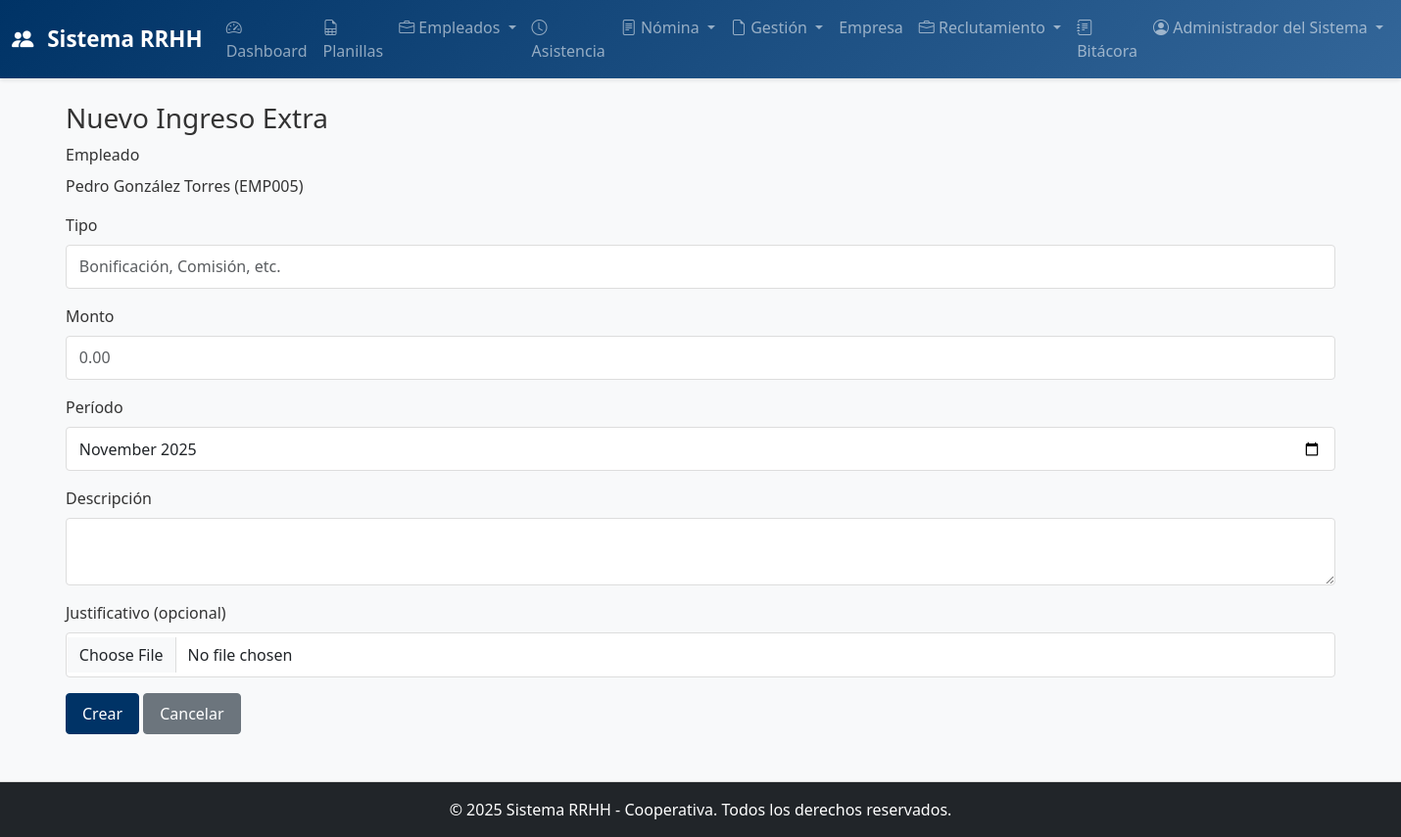
Page /rrhh/ingresos-extras/create?empleado_id=5 (signed in) on the committed database.
### app/models.py (models this page shows, shortened)
class Usuario(UserMixin, db.Model):
    __tablename__ = 'usuarios'
    id = db.Column(db.Integer, primary_key=True)
    nombre_usuario = db.Column(db.String(80), unique=True, nullable=False)
    email = db.Column(db.String(120), unique=True, nullable=False)
    password_hash = db.Column(db.String(255), nullable=False)
    nombre_completo = db.Column(db.String(120), nullable=False)
    rol = db.Column(db.Enum(RoleEnum), default=RoleEnum.ASISTENTE_RRHH, nullable=False)
    activo = db.Column(db.Boolean, default=True)
    fecha_creacion = db.Column(db.DateTime, default=datetime.utcnow)
    ultimo_login = db.Column(db.DateTime)
    bitacoras = db.relationship('Bitacora', backref='usuario', lazy=True, cascade='all, delete-orphan')

class Empleado(db.Model):
    __tablename__ = 'empleados'
    id = db.Column(db.Integer, primary_key=True)
    codigo = db.Column(db.String(20), unique=True, nullable=False, index=True)
    nombre = db.Column(db.String(80), nullable=False)
    apellido = db.Column(db.String(80), nullable=False)
    ci = db.Column(db.String(20), unique=True, nullable=False)
    email = db.Column(db.String(120), unique=True)
    telefono = db.Column(db.String(20))
    cargo_id = db.Column(db.Integer, db.ForeignKey('cargos.id'), nullable=False)
    salario_base = db.Column(db.Numeric(12, 2), nullable=False)
    fecha_ingreso = db.Column(db.Date, nullable=False)
    fecha_retiro = db.Column(db.Date)
    estado = db.Column(db.Enum(EstadoEmpleadoEnum), default=EstadoEmpleadoEnum.ACTIVO)
    fecha_nacimiento = db.Column(db.Date)
    sexo = db.Column(db.String(1))  # M/F
    direccion = db.Column(db.String(255))
    fecha_creacion = db.Column(db.DateTime, default=datetime.utcnow)
    fecha_actualizacion = db.Column(db.DateTime, default=datetime.utcnow, onupdate=datetime.utcnow)
    asistencias = db.relationship('Asistencia', backref='empleado', lazy=True, cascade='all, delete-orphan')
    asistencia_eventos = db.relationship('AsistenciaEvento', backref='empleado', lazy=True, cascade='all, delete-orphan')
    permisos = db.relationship('Permiso', backref='empleado', lazy=True, cascade='all, delete-orphan')
    sanciones = db.relationship('Sancion', backref='empleado', lazy=True, cascade='all, delete-orphan')
    contratos = db.relationship('Contrato', backref='empleado', lazy=True, cascade='all, delete-orphan')
    ingresos_extras = db.relationship('IngresoExtra', backref='empleado', lazy=True, cascade='all, delete-orphan')
    descuentos = db.relationship('Descuento', backref='empleado', lazy=True, cascade='all, delete-orphan')
    liquidaciones = db.relationship('Liquidacion', backref='empleado', lazy=True, cascade='all, delete-orphan')
    vacaciones = db.relationship('Vacacion', backref='empleado', lazy=True, cascade='all, delete-orphan')
    anticipos = db.relationship('Anticipo', backref='empleado', lazy=True, cascade='all, delete-orphan')
    @property
    def nombre_completo(self):
        return f'{self.nombre} {self.apellido}'

### app/routes/rrhh.py (the view, shortened to what this page needs)
@rrhh_bp.route('/ingresos-extras/create', methods=['GET', 'POST'])
@login_required
@role_required(RoleEnum.RRHH)
def crear_ingreso_extra():
    os.makedirs(INGRESOS_UPLOAD_FOLDER, exist_ok=True)
    empleado = None
    empleado_id = request.args.get('empleado_id')
    if empleado_id:
        empleado = Empleado.query.get(empleado_id)
    periodo_default = date.today().strftime('%Y-%m')
    empleados = []
    if not empleado:
        empleados = Empleado.query.order_by(Empleado.apellido).all()
    return render_template('rrhh/ingreso_extra_form.html', empleado=empleado, periodo_default=periodo_default, empleados=empleados)

### app/routes/rrhh.py (called while the page is built)
def role_required(*roles):
    def decorator(f):
        @wraps(f)
        def decorated_function(*args, **kwargs):
            if current_user.rol not in roles:
                flash('No tienes permiso para acceder a este módulo', 'danger')
                return redirect(url_for('main.dashboard'))
            return f(*args, **kwargs)
        return decorated_function
    return decorator

### app/templates/rrhh/ingreso_extra_form.html (shortened to what this page needs)
{% extends "base.html" %}
{% block content %}
<div class="container mt-4">
    <h3>Nuevo Ingreso Extra</h3>
    <form method="post" enctype="multipart/form-data">
        <div class="mb-3">
            <label class="form-label">Empleado</label>
            {% if empleado %}
                <p>{{ empleado.nombre_completo }} ({{ empleado.codigo }})</p>
            {% else %}
                <select name="empleado_id" class="form-control">
                    {% for e in empleados %}
                        <option value="{{ e.id }}">{{ e.nombre_completo }} - {{ e.codigo }}</option>
                    {% endfor %}
                </select>
            {% endif %}
        </div>
        <div class="mb-3">
            <label class="form-label">Tipo</label>
            <input class="form-control" name="tipo" placeholder="Bonificación, Comisión, etc.">
        </div>
        <div class="mb-3">
            <label class="form-label">Monto</label>
            <input class="form-control" name="monto" placeholder="0.00">
        </div>
        <div class="mb-3">
            <label class="form-label">Período</label>
            <input type="month" name="periodo" class="form-control" value="{{ periodo_default }}">
        </div>
        <div class="mb-3">
            <label class="form-label">Descripción</label>
            <textarea class="form-control" name="descripcion"></textarea>
        </div>
        <div class="mb-3">
            <label class="form-label">Justificativo (opcional)</label>
            <input type="file" name="justificativo" class="form-control">
        </div>
        <button class="btn btn-primary" type="submit">Crear</button>
        <a class="btn btn-secondary" href="{{ url_for('rrhh.ver_ingresos_extras') }}">Cancelar</a>
    </form>
</div>
{% endblock %}

### app/templates/base.html (shortened to what this page needs)
<!DOCTYPE html>
<html lang="es">
<head>
    <link href="https://cdn.jsdelivr.net/npm/bootstrap@5.3.0/dist/css/bootstrap.min.css" rel="stylesheet">
    <link rel="stylesheet" href="https://cdn.jsdelivr.net/npm/bootstrap-icons@1.10.0/font/bootstrap-icons.css">
    <link href="https://cdn.datatables.net/1.13.6/css/dataTables.bootstrap5.min.css" rel="stylesheet">
    <link href="https://cdn.jsdelivr.net/npm/sweetalert2@11.7.12/dist/sweetalert2.min.css" rel="stylesheet">
    <link rel="stylesheet" href="{{ url_for('static', filename='css/style.css') }}">
</head>
<body>
    {% if current_user.is_authenticated %}
    <nav class="navbar navbar-expand-lg navbar-dark bg-dark">
        <div class="container-fluid">
            <a class="navbar-brand" href="{{ url_for('main.dashboard') }}">
                <i class="bi bi-people-fill"></i> Sistema RRHH
            </a>
            <div class="collapse navbar-collapse" id="navbarNav">
                <ul class="navbar-nav ms-auto">
                    <li class="nav-item">
                        <a class="nav-link" href="{{ url_for('main.dashboard') }}">
                            <i class="bi bi-speedometer2"></i> Dashboard
                        </a>
                    </li>
                    <li class="nav-item">
                        <a class="nav-link" href="{{ url_for('rrhh.planillas_mtess') }}">
                            <i class="bi bi-file-earmark-spreadsheet"></i> Planillas
                        </a>
                    </li>
                    {% if current_user.rol.name == 'RRHH' %}
                    <li class="nav-item dropdown">
                        <a class="nav-link dropdown-toggle" href="#" role="button" data-bs-toggle="dropdown">
                            <i class="bi bi-briefcase"></i> Empleados
                        </a>
                    </li>
                    <li class="nav-item">
                        <a class="nav-link" href="{{ url_for('rrhh.ver_asistencia') }}">
                            <i class="bi bi-clock"></i> Asistencia
                        </a>
                    </li>
                    <li class="nav-item dropdown">
                        <a class="nav-link dropdown-toggle" href="#" role="button" data-bs-toggle="dropdown">
                            <i class="bi bi-file-text"></i> Nómina
                        </a>
                    </li>
                    <li class="nav-item dropdown">
                        <a class="nav-link dropdown-toggle" href="#" role="button" data-bs-toggle="dropdown">
                            <i class="bi bi-file-earmark"></i> Gestión
                        </a>
                    </li>
                    <li class="nav-item">
                        <a class="nav-link" href="{{ url_for('rrhh.ver_empresa') }}">
                            Empresa
                        </a>
                    </li>
                    <li class="nav-item dropdown">
                        <a class="nav-link dropdown-toggle" href="#" role="button" data-bs-toggle="dropdown">
                            <i class="bi bi-briefcase"></i> Reclutamiento
                        </a>
                    </li>
                    <li class="nav-item">
                        <a class="nav-link" href="{{ url_for('rrhh.ver_bitacora') }}">
                            <i class="bi bi-journal-text"></i> Bitácora
                        </a>
                    </li>
                    {% else %}
                    <li class="nav-item">
                        <a class="nav-link" href="{{ url_for('rrhh.ver_asistencia') }}">
                            <i class="bi bi-clock"></i> Asistencia
                        </a>
                    </li>
                    {% endif %}
                    <li class="nav-item dropdown">
                        <a class="nav-link dropdown-toggle" href="#" role="button" data-bs-toggle="dropdown">
                            <i class="bi bi-person-circle"></i> {{ current_user.nombre_completo }}
                        </a>
                    </li>
                </ul>
            </div>
        </div>
    </nav>
    {% endif %}
    <main class="{% if current_user.is_authenticated %}container-fluid mt-4{% endif %}">
        {% block content %}{% endblock %}
    </main>
    <footer class="bg-dark text-white text-center py-3 mt-5">
        <p class="mb-0">&copy; 2025 Sistema RRHH - Cooperativa. Todos los derechos reservados.</p>
    </footer>
</body>
</html>

### app/static/css/style.css (style rules this page uses)
:root { --primary-color: #003366; --secondary-color: #336699; --success-color: #28a745; --danger-color: #dc3545; --warning-color: #ffc107; --info-color: #17a2b8; }
body { font-family: 'Segoe UI', Tahoma, Geneva, Verdana, sans-serif; background-color: #f8f9fa; color: #333; }
.navbar { background: linear-gradient(135deg, var(--primary-color) 0%, var(--secondary-color) 100%); box-shadow: 0 2px 4px rgba(0, 0, 0, 0.1); }
.navbar-brand { font-weight: 600; font-size: 1.4rem; }
.navbar-brand i { margin-right: 8px; }
.btn { padding: 0.5rem 1rem; border-radius: 4px; font-weight: 500; transition: all 0.3s ease; }
.btn-primary { background-color: var(--primary-color); border-color: var(--primary-color); }
.form-control, .form-select { border: 1px solid #ddd; border-radius: 4px; padding: 0.6rem 0.8rem; transition: border-color 0.3s, box-shadow 0.3s; }
footer { margin-top: 5rem; border-top: 1px solid #ddd; }

### rows in the picture
Usuario: nombre_completo "Administrador del Sistema"
Empleado: nombre_completo "Pedro González Torres", codigo "EMP005"
